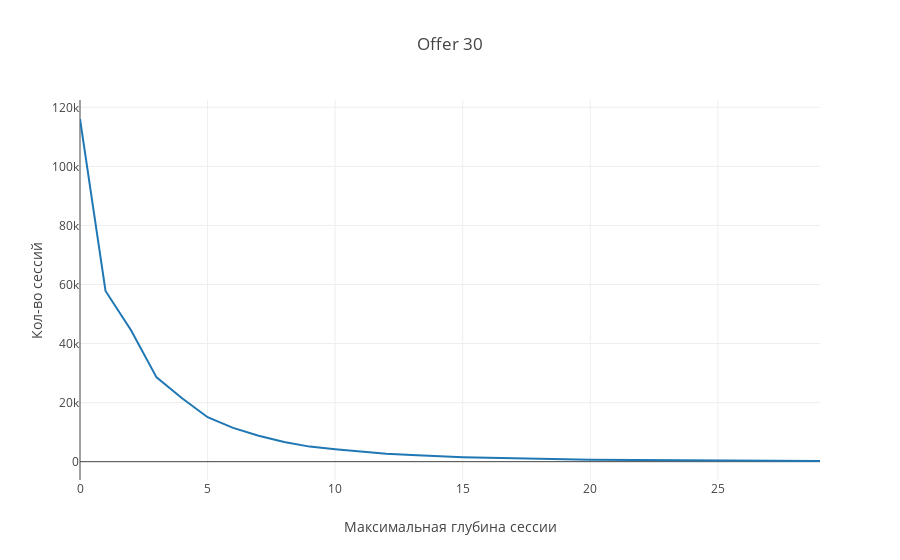
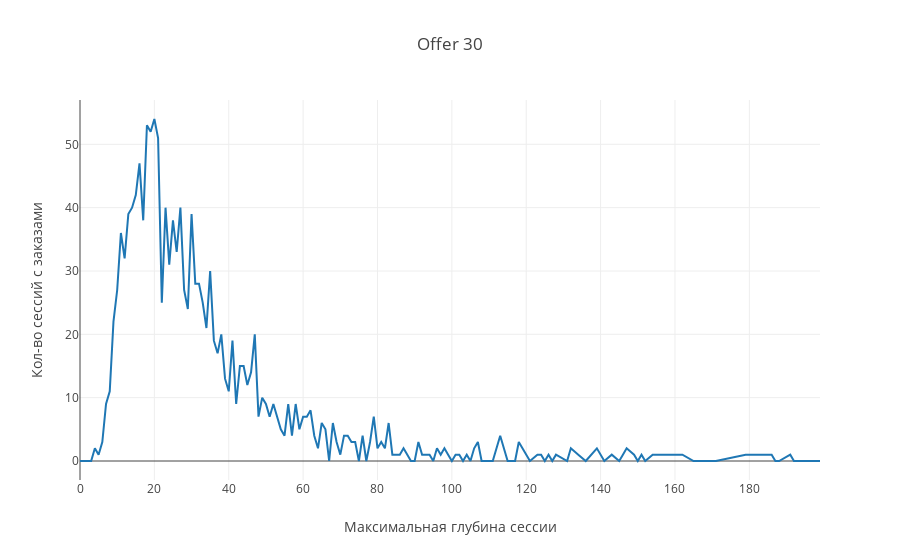

Notebook cell for these charts, in order:
### Markdown cell above
### Зависимость кол-ва сессий от максимальной глубины сессии для выбранного оффера
#### 1. Все сессии
#### 2. Сессии с заказами

### Code cell
#offer_ids = [8, 17, 18, 30, 31, 32, 41, 42, 43]
draw2(offer_id=30)

### Figure 1 — Plotly figure (JSON) as saved in the notebook; plotly's stock layout.template omitted (floating-point values rounded to 4 significant figures)
{"data": [{"name": "OfferId 30", "type": "scatter", "x": [0, 1, 2, 3, 4, 5, 6, 7, 8, 9, 10, 11, 12, 13, 14, 15, 16, 17, 18, 19, 20, 21, 22, 23, 24, 25, 26, 27, 28, 29], "y": [116046, 57825, 44499, 28547, 21503, 15051, 11451, 8801, 6651, 5104, 4174, 3308, 2648, 2246, 1766, 1517, 1293, 1052, 881, 785, 688, 627, 464, 439, 391, 352, 282, 270, 244, 230]}], "layout": {"title": "Offer 30", "xaxis": {"title": "Максимальная глубина сессии"}, "yaxis": {"title": "Кол-во сессий"}}}

### Figure 2 — Plotly figure (JSON) as saved in the notebook; plotly's stock layout.template omitted (floating-point values rounded to 4 significant figures; data arrays with more than 128 entries replaced by an {"elided": "..."} marker saying what was removed)
{"data": [{"name": "OfferId 30", "type": "scatter", "x": {"elided": "155 int values"}, "y": {"elided": "155 int values"}}], "layout": {"title": "Offer 30", "xaxis": {"title": "Максимальная глубина сессии"}, "yaxis": {"title": "Кол-во сессий с заказами"}}}
